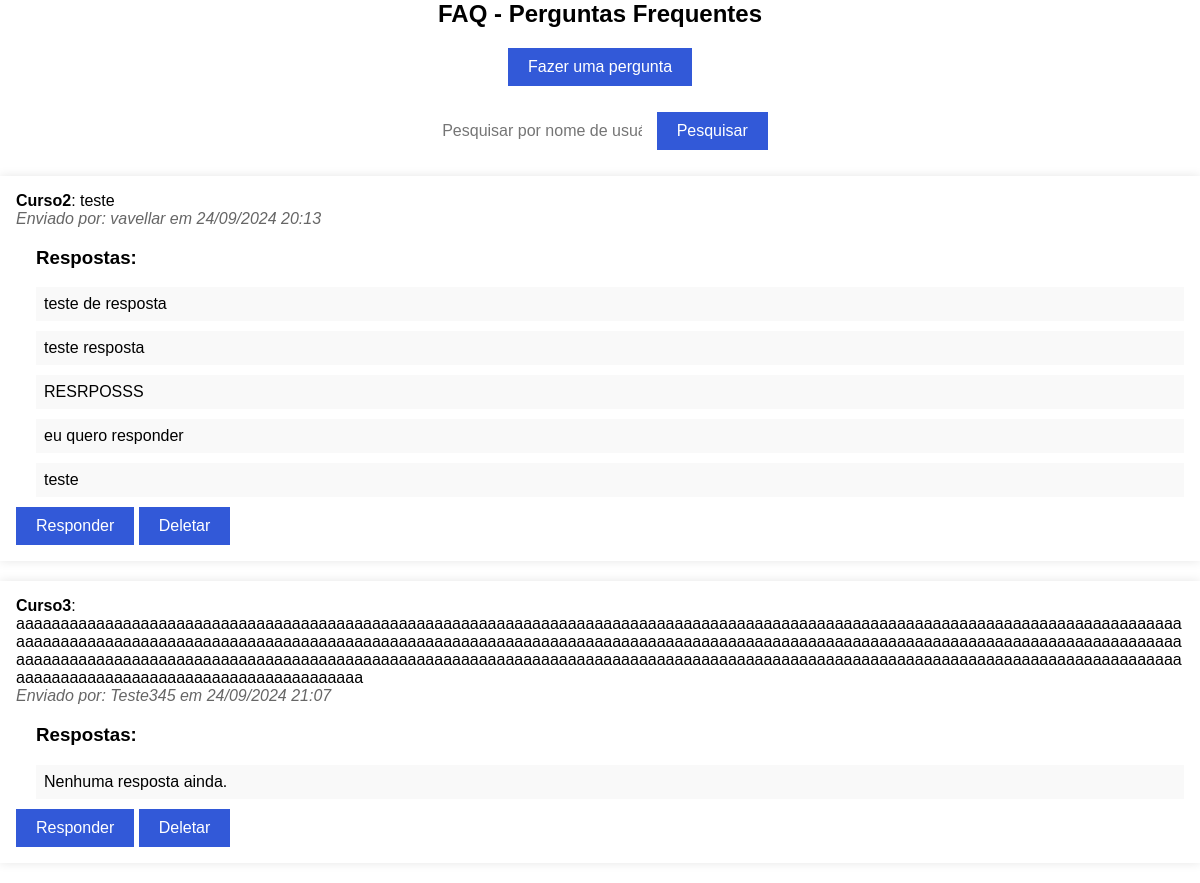
The app's page /faq/, older data.
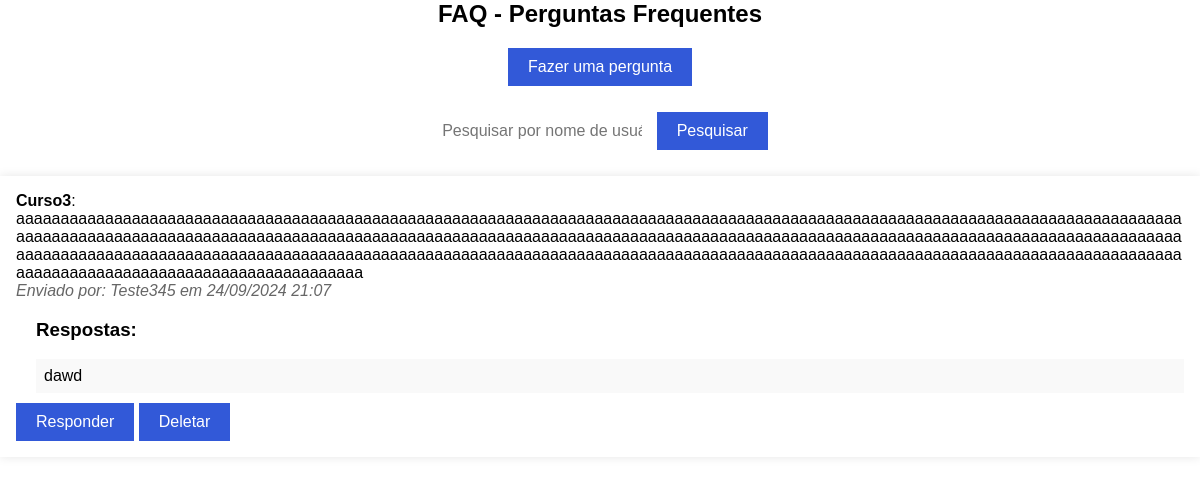
The same page, newer data.
### core/models.py (models this page shows, shortened)
class Pergunta(models.Model):
    usuario = models.ForeignKey(User, on_delete=models.CASCADE)
    tipo_pergunta = models.ForeignKey('TipoPergunta', on_delete=models.SET_NULL, null=True)
    texto_pergunta = models.TextField()
    data_criacao = models.DateTimeField(default=timezone.now)

class TipoPergunta(models.Model):
    tipo = models.CharField(max_length=100)

class Resposta(models.Model):
    pergunta = models.ForeignKey(Pergunta, on_delete=models.CASCADE, related_name='respostas')
    texto_resposta = models.TextField()
    usuario = models.ForeignKey(User, on_delete=models.SET_NULL, null=True, blank=True)  # Torna opcional
    data_criacao = models.DateTimeField(default=timezone.now)

### core/views.py (the view)
# urls.py: path('faq/', views.faq, name='faq'),
def faq(request):
    query = request.GET.get('q')
    if query:
        perguntas = Pergunta.objects.filter(usuario__username__icontains=query).exclude(usuario__isnull=True)
    else:
        perguntas = Pergunta.objects.all()
    if request.method == 'POST':
        pergunta_id = request.POST.get('pergunta_id')
        pergunta = get_object_or_404(Pergunta, id=pergunta_id)
        form = RespostaForm(request.POST)
        if form.is_valid():
            resposta = form.save(commit=False)
            resposta.pergunta = pergunta
            resposta.save()  # Salva a resposta sem associar a um usuário
            return redirect('faq')
    else:
        form = RespostaForm()
    return render(request, 'core/faq.html', {'perguntas': perguntas, 'form': form})

### core/forms.py
class RespostaForm(forms.ModelForm):
    class Meta:
        model = Resposta
        fields = ['texto_resposta']
        widgets = {
            'texto_resposta': forms.Textarea(attrs={'class': 'form-control', 'rows': 3}),
        }

### core/templates/core/faq.html (shortened to what this page needs)
<!DOCTYPE html>
<html lang="pt-BR">
<head>
    <link rel="stylesheet" type="text/css" href="../../static/core/style_faq.css">
</head>
<body>
    <h2>FAQ - Perguntas Frequentes</h2>
    <div class="faq_perguntas">
        <a href="{% url 'cadastro_pergunta' %}">
            <button class="btn">Fazer uma pergunta</button>
        </a>
    </div>
    <form method="GET" action="{% url 'faq' %}">
        <input type="text" name="q" value="{{ query }}" placeholder="Pesquisar por nome de usuário">
        <button type="submit">Pesquisar</button>
    </form>
    <ul>
        {% for pergunta in perguntas %}
            <li>
                <strong>{{ pergunta.tipo_pergunta.tipo }}</strong>: {{ pergunta.texto_pergunta }}
                <br><em>Enviado por: {{ pergunta.usuario.username }} em {{ pergunta.data_criacao|date:"d/m/Y H:i" }}</em>
                <ul>
                    <h3>Respostas:</h3>
                    {% for resposta in pergunta.respostas.all %}
                        <li>{{ resposta.texto_resposta }} <br></li>
                    {% empty %}
                        <li>Nenhuma resposta ainda.</li>
                    {% endfor %}
                </ul>
                <button class="btn" type="button" onclick="document.getElementById('respostaForm{{ pergunta.id }}').style.display='block'">Responder</button>
                <form method="POST" action="{% url 'deletar_pergunta' pergunta.id %}" style="display:inline;">
                    <button type="submit" class="btn btn-danger" onclick="return confirm('Tem certeza que deseja excluir esta pergunta?')">Deletar</button>
                </form>
            </li>
        {% endfor %}
    </ul>
</body>
</html>

### core/static/core/style_faq.css (style rules this page uses)
body { font-family: Arial, sans-serif; margin: 0; padding: 0; }
h2 { margin-top: 0; text-align: center; }
.faq_perguntas { text-align: center; margin-bottom: 20px; }
.btn { background-color: #3259d8; color: #fff; border: none; padding: 10px 20px; font-size: 16px; cursor: pointer; }
form { text-align: center; margin-bottom: 20px; }
input[type="text"] { width: 200px; height: 30px; padding: 10px; border: none; border-radius: 5px; font-size: 16px; }
button[type="submit"] { background-color: #3259d8; color: #fff; border: none; padding: 10px 20px; font-size: 16px; cursor: pointer; }
ul { list-style: none; padding: 0; margin: 0; }
li { background-color: #fff; padding: 1em; margin-bottom: 20px; box-shadow: 0 0 10px rgba(0, 0, 0, 0.1); word-wrap: break-word; }
li strong { font-weight: bold; }
li em { font-style: italic; color: #666; }
ul ul { margin-top: 10px; padding-left: 20px; }
ul ul li { background-color: #f9f9f9; padding: 0.5em; margin-bottom: 10px; box-shadow: none; }

Row changes from the older to the newer data that the page shows:
removed Pergunta: tipo_pergunta.tipo "Curso2", texto_pergunta "teste", usuario.username "vavellar", data_criacao "24/09/2024 20:13"
removed Resposta: texto_resposta "teste de resposta", shown under "Curso2"
removed Resposta: texto_resposta "teste resposta", shown under "Curso2"
removed Resposta: texto_resposta "RESRPOSSS", shown under "Curso2"
removed Resposta: texto_resposta "eu quero responder", shown under "Curso2"
removed Resposta: texto_resposta "teste", shown under "Curso2"
shown differently, row unchanged: Pergunta "Curso3": no longer shows "Nenhuma resposta ainda."
added Resposta: texto_resposta "dawd"
